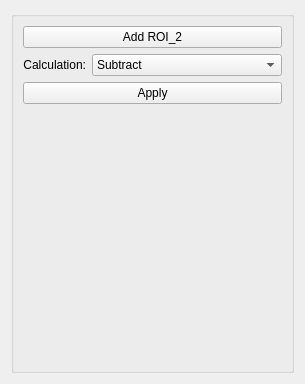
           <widget class="QWidget" name="page_4">
            <property name="geometry">
             <rect>
              <x>0</x>
              <y>0</y>
              <width>305</width>
              <height>384</height>
             </rect>
            </property>
            <attribute name="label">
             <string>Image Calculations</string>
            </attribute>
            <layout class="QGridLayout" name="gridLayout_40">
             <item row="0" column="0">
              <widget class="QGroupBox" name="groupBox_3">
               <property name="title">
                <string/>
               </property>
               <layout class="QFormLayout" name="formLayout">
                <item row="0" column="0" colspan="2">
                 <widget class="QPushButton" name="pb_add_roi_2">
                  <property name="styleSheet">
                   <string notr="true"/>
                  </property>
                  <property name="text">
                   <string>Add ROI_2</string>
                  </property>
                 </widget>
                </item>
                <item row="1" column="0">
                 <widget class="QLabel" name="label_14">
                  <property name="text">
                   <string>Calculation:</string>
                  </property>
                  <property name="alignment">
                   <set>Qt::AlignRight|Qt::AlignTrailing|Qt::AlignVCenter</set>
                  </property>
                 </widget>
                </item>
                <item row="1" column="1">
                 <widget class="QComboBox" name="cb_img_roi_action">
                  <property name="sizePolicy">
                   <sizepolicy hsizetype="Preferred" vsizetype="Fixed">
                    <horstretch>0</horstretch>
                    <verstretch>0</verstretch>
                   </sizepolicy>
                  </property>
                  <item>
                   <property name="text">
                    <string>Subtract</string>
                   </property>
                  </item>
                  <item>
                   <property name="text">
                    <string>Divide</string>
                   </property>
                  </item>
                  <item>
                   <property name="text">
                    <string>Add</string>
                   </property>
                  </item>
                  <item>
                   <property name="text">
                    <string>Compare</string>
                   </property>
                  </item>
                 </widget>
                </item>
                <item row="2" column="0" colspan="2">
                 <widget class="QPushButton" name="pb_apply_img_calc">
                  <property name="text">
                   <string>Apply</string>
                  </property>
                 </widget>
                </item>
               </layout>
              </widget>
             </item>
            </layout>
           </widget>
